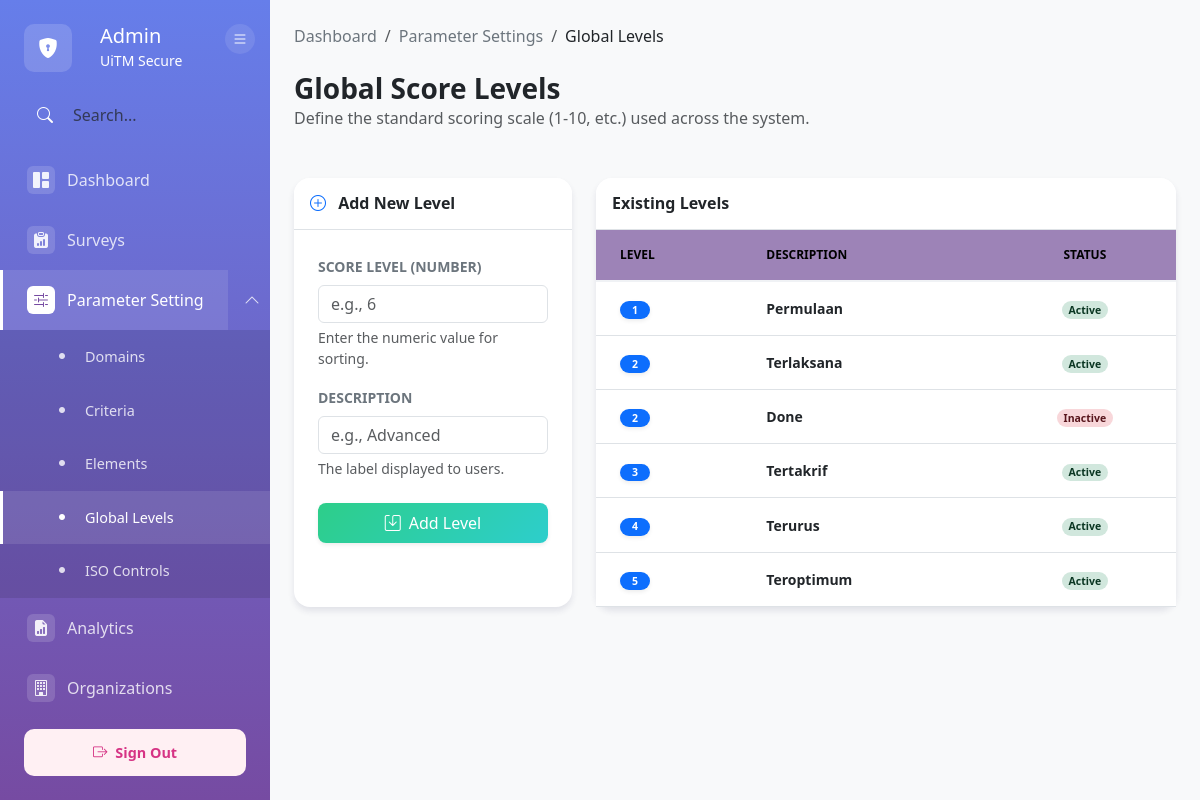
The page /modules/admin/score/levels.php (signed in) on the database its author committed.
### tables this page shows
CREATE TABLE `score` (
  `score_ID` varchar(10) NOT NULL,
  `score_level` int(11) DEFAULT NULL,
  `desc_level` varchar(50) DEFAULT NULL,
  `input_id` varchar(10) DEFAULT NULL,
  `input_at` date DEFAULT NULL,
  `updated_id` varchar(10) DEFAULT NULL,
  `updated_at` date DEFAULT NULL,
  `status` enum('Active','Inactive') DEFAULT 'Active'
);

### src/config/database.php (called while the page is built, shortened)
<?php
class Database {
    private $host = DB_HOST;
    private $db_name = DB_NAME;
    private $username = DB_USER;
    private $password = DB_PASS;
    private $charset = DB_CHARSET;
    private $conn = null;
    public function getConnection() {
        if ($this->conn === null) {
            try {
                $dsn = "mysql:host={$this->host};dbname={$this->db_name};charset={$this->charset}";
                $options = [
                    PDO::ATTR_ERRMODE => PDO::ERRMODE_EXCEPTION,
                    PDO::ATTR_DEFAULT_FETCH_MODE => PDO::FETCH_ASSOC,
                    PDO::ATTR_EMULATE_PREPARES => false,
                    PDO::MYSQL_ATTR_INIT_COMMAND => "SET NAMES {$this->charset}"
                ];
                $this->conn = new PDO($dsn, $this->username, $this->password, $options);
                $this->conn->exec("SET time_zone = '+08:00'");
            } catch(PDOException $e) {
                error_log("Connection Error: " . $e->getMessage());
                die("Database connection failed. Please contact administrator.");
            }
        }
        return $this->conn;
    }
    public function query($sql, $params = []) {
        try {
            $stmt = $this->conn->prepare($sql);
            $stmt->execute($params);
            return $stmt;
        } catch(PDOException $e) {
            error_log("Query Error: " . $e->getMessage());
            throw new Exception("Database query failed: " . $e->getMessage());
        }
    }
    public function fetchAll($sql, $params = []) {
        $stmt = $this->query($sql, $params);
        return $stmt->fetchAll();
    }
}
?>

### src/modules/admin/score/levels.php (the view, shortened to what this page needs)
<?php
$db = new Database();
$edit_id = $_GET['id'] ?? null;
$edit_data = null;
$is_edit = false;
$levels = $db->fetchAll("SELECT * FROM score ORDER BY score_level ASC");
?>
<!DOCTYPE html>
<html lang="en">
<head>
    <link href="https://cdn.jsdelivr.net/npm/bootstrap@5.3.0/dist/css/bootstrap.min.css" rel="stylesheet">
    <link rel="stylesheet" href="https://cdn.jsdelivr.net/npm/bootstrap-icons@1.11.0/font/bootstrap-icons.css">
</head>
<body>
    <div class="container-fluid p-0 h-100">
        <div class="row g-0 h-100">
            <div class="col-md-2 col-lg-2 sidebar">
                <?php include_once __DIR__ . '/../../includes/admin_sidebar.php'; ?>
            </div>
            <div class="col-md-10 col-lg-10 main-content-wrapper">
                <div class="main-content px-4 py-4">
                    <nav aria-label="breadcrumb" class="mb-4">
                        <ol class="breadcrumb">
                            <li class="breadcrumb-item"><a href="../dashboard.php" class="text-decoration-none text-secondary">Dashboard</a></li>
                            <li class="breadcrumb-item"><a href="../parameter-settings.php" class="text-decoration-none text-secondary">Parameter Settings</a></li>
                            <li class="breadcrumb-item active text-dark" aria-current="page">Global Levels</li>
                        </ol>
                    </nav>
                    <div class="d-flex flex-wrap justify-content-between align-items-center mb-5 gap-3">
                        <div>
                            <h3 class="fw-bold mb-0">Global Score Levels</h3>
                            <p class="text-muted mb-0">Define the standard scoring scale (1-10, etc.) used across the system.</p>
                        </div>
                    </div>
                    <div class="row g-4">
                        <div class="col-md-4">
                            <div class="card h-100 sticky-top" style="top: 20px; z-index: 1;">
                                <div class="card-header bg-white border-bottom py-3 rounded-top-4">
                                    <h6 class="mb-0 fw-bold">
                                        <i class="bi <?php echo $is_edit ? 'bi-pencil-square' : 'bi-plus-circle'; ?> text-primary me-2"></i>
                                        <?php echo $is_edit ? 'Edit Level' : 'Add New Level'; ?>
                                    </h6>
                                </div>
                                <div class="card-body p-4">
                                    <form method="POST" id="levelForm">
                                        <div class="mb-3">
                                            <label class="form-label small fw-bold text-secondary text-uppercase">Score Level (Number)</label>
                                            <input type="number" name="score_level" min="0" class="form-control" required
                                                placeholder="e.g., 6"
                                                value="<?php echo $is_edit ? htmlspecialchars($edit_data['score_level']) : ''; ?>">
                                            <div class="form-text">Enter the numeric value for sorting.</div>
                                        </div>
                                        <div class="mb-4">
                                            <label class="form-label small fw-bold text-secondary text-uppercase">Description</label>
                                            <input type="text" name="desc_level" class="form-control" required
                                                placeholder="e.g., Advanced"
                                                value="<?php echo $is_edit ? htmlspecialchars($edit_data['desc_level']) : ''; ?>">
                                            <div class="form-text">The label displayed to users.</div>
                                        </div>
                                        <div class="d-grid gap-2">
                                            <button type="submit" class="btn btn-gradient-success shadow-sm py-2 rounded-3">
                                                <i class="bi bi-save me-2"></i><?php echo $is_edit ? 'Save Changes' : 'Add Level'; ?>
                                            </button>
                                        </div>
                                    </form>
                                </div>
                            </div>
                        </div>
                        <div class="col-md-8">
                            <div class="card h-100">
                                <div class="card-header bg-white border-bottom py-3 rounded-top-4">
                                    <h6 class="mb-0 fw-bold">Existing Levels</h6>
                                </div>
                                <div class="table-responsive">
                                    <table class="table table-hover align-middle mb-0">
                                        <thead>
                                            <tr>
                                                <th class="ps-4">Level</th>
                                                <th>Description</th>
                                                <th class="text-center">Status</th>
                                            </tr>
                                        </thead>
                                        <tbody>
                                            <?php foreach ($levels as $l): ?>
                                                <tr onclick="window.location.href='levels.php?id=<?php echo $l['score_ID']; ?>';"
                                                    style="cursor: pointer; transition: background-color 0.2s;"
                                                    class="<?php echo ($is_edit && $l['score_ID'] == $edit_id) ? 'table-active' : ''; ?>">
                                                    <td class="ps-4">
                                                        <span class="badge rounded-pill bg-primary shadow-sm" style="min-width: 30px;">
                                                            <?php echo $l['score_level']; ?>
                                                        </span>
                                                    </td>
                                                    <td class="fw-bold text-dark">
                                                        <?php echo htmlspecialchars($l['desc_level']); ?>
                                                    </td>
                                                    <td class="text-center">
                                                        <?php if ($l['status'] === 'Active'): ?>
                                                            <span class="badge rounded-pill bg-success-subtle text-success-emphasis">Active</span>
                                                        <?php else: ?>
                                                            <span class="badge rounded-pill bg-danger-subtle text-danger-emphasis"><?php echo $l['status']; ?></span>
                                                        <?php endif; ?>
                                                    </td>
                                                </tr>
                                            <?php endforeach; ?>
                                        </tbody>
                                    </table>
                                </div>
                            </div>
                        </div>
                    </div>
                </div>
            </div>
        </div>
    </div>
</body>
</html>

### src/modules/admin/score/levels.php (style rules this page uses)
html, body { height: 100%; margin: 0; padding: 0; overflow-x: hidden; background-color: #f8f9fa; }
.sidebar { position: fixed; top: 0; bottom: 0; left: 0; z-index: 100; padding: 0; }
.main-content-wrapper { margin-left: 16.66667%; width: 83.33333%; }
.card { border: none; border-radius: 16px; box-shadow: 0 4px 6px rgba(50, 50, 93, 0.11); }
.table th { background-color: #9d83b7ff; border-bottom: 2px solid #f0f2f5; color: black; font-size: 0.75rem; padding: 1rem; text-transform: uppercase; }
.table td { padding: 1rem; vertical-align: middle; color: #67748e; font-size: 0.875rem; }
.btn-gradient-success { background: linear-gradient(135deg, #2dce89 0%, #2dcecc 100%); border: none; color: white; }

### src/modules/includes/admin_sidebar.php (style rules this page uses)
@media (min-width: 992px) { .sidebar { width: 270px !important; min-width: 270px !important; max-width: 270px !important; flex: 0 0 270px !important; transition: all 0.3s ease; } }
@media (min-width: 992px) { .main-content-wrapper { margin-left: 270px !important; width: calc(100% - 270px) !important; transition: all 0.3s ease; } }
.sidebar { position: fixed; top: 0; bottom: 0; left: 0; z-index: 1000; background: linear-gradient(180deg, #667eea 0%, #764ba2 100%); color: white; overflow-y: auto; overflow-x: hidden; padding-right: 0 !important; display: flex; flex-direction: column; }

### rows shown on the page
score: score_level "1", desc_level "Permulaan", status "Active"
score: score_level "2", desc_level "Terlaksana", status "Active"
score: score_level "2", desc_level "Done", status "Inactive"
score: score_level "3", desc_level "Tertakrif", status "Active"
score: score_level "4", desc_level "Terurus", status "Active"
score: score_level "5", desc_level "Teroptimum", status "Active"
